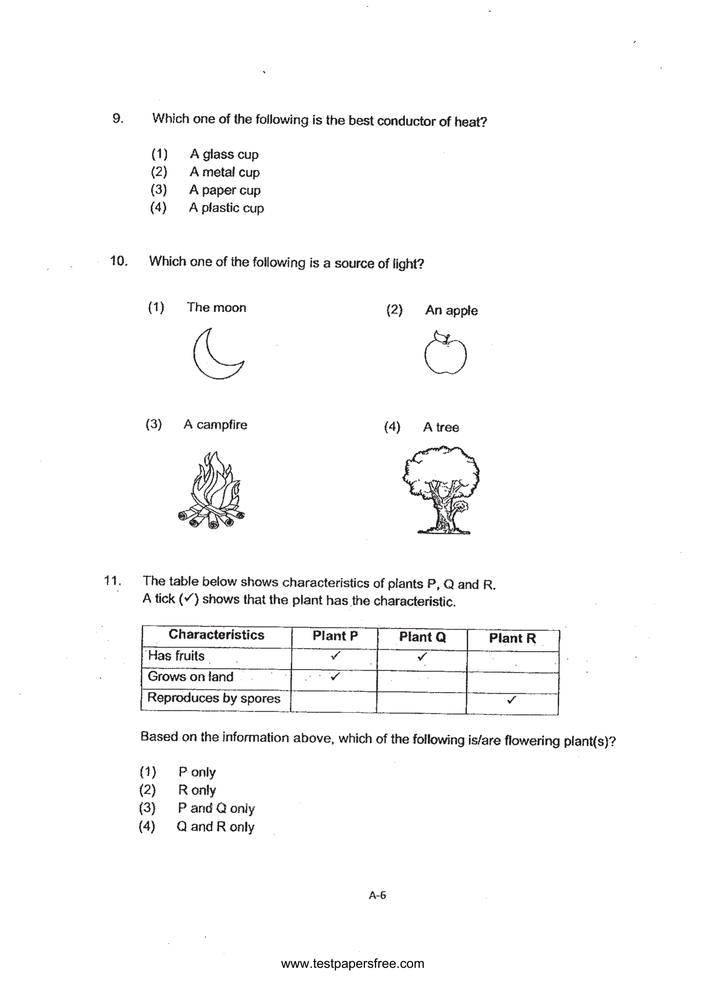
#> input picture assets/images/03b0c7acf06d43b6aedcd82815dcb075.png, 706 x 999 px, shrunk from 1654 x 2339 before the run
$ python -i image_preprocess_factory.py   (imports and definitions only)
#> lines starting #> are read from the running program, lines starting #| are printed output that depends on the picture; after the words box and inside, x2 and y2 are one past the last pixel; in counts of white or black regions, pixels touching at a corner belong together
import cv2 as cv
import numpy as np
import copy
from scipy import ndimage

# Skew Correction
CANNY_THRESHOLD_1 = 50
CANNY_THRESHOLD_2 = 200
CANNY_APERTURE_SIZE = 3
HOUGH_ANGLE_RESOLUTION = np.pi / 180
HOUGH_VOTE_THRESHOLD = 180
HOUGH_DISTANCE_RESOLUTION = 1
DEV_FROM_HRZ_IN_DEG = 10

# Denoise
MEDIAN_BLUR_APERTURE_SIZE = 5

# Zone
MINIMAL_RECT_SIZE = 10
MINIMAL_RECT_X = 10
MINIMAL_RECT_Y = 10

# Left Detect
LEFT_RECT_DIFF_THRESHOLD = 20
QUESTION_BLK_MARGIN = 5

# Grow
GROW_ITERATION = 10
X_THRESH = 50
Y_DIFF = 50

# Rectangles are in x, y, w, h
# Image crop are in y:y+h, x:x+w

# Smaller size -> separate process
def preprocess(image):
  image = cv.cvtColor(image, cv.COLOR_RGB2GRAY)
  image = binarise(image)
  image = skew_correct(image)
  image = denoise(image)
  return image

def binarise(image):
  threshold, binarized = cv.threshold(image, 0, 255, cv.THRESH_BINARY | cv.THRESH_OTSU)
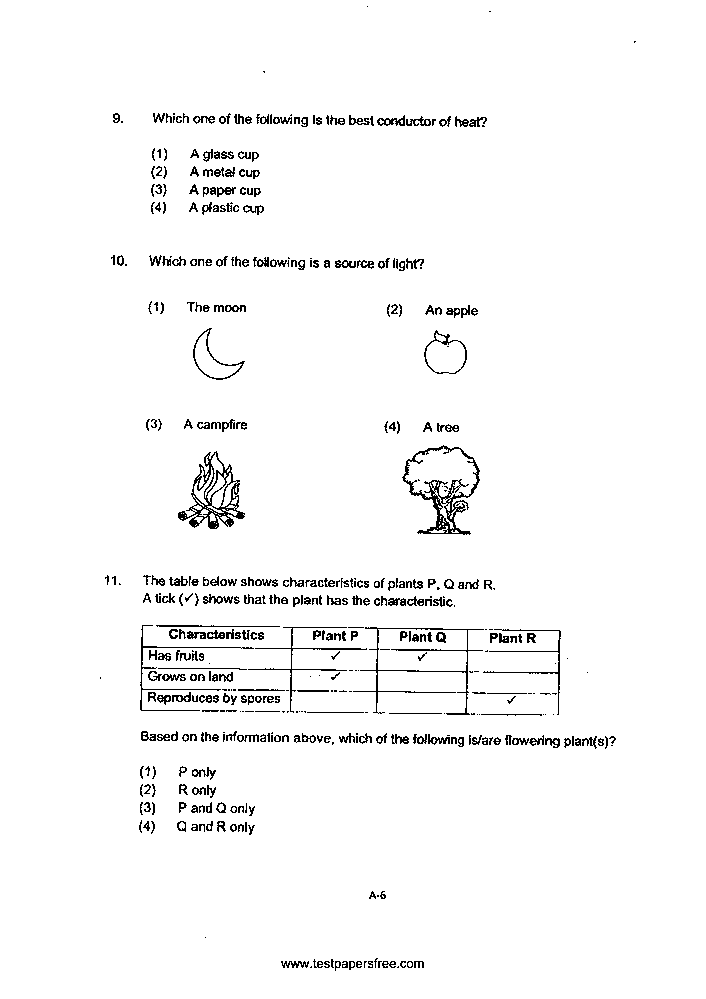
#> binarized: shape (999, 706); 97.1% white; black in thin lines or dots, all inside (x1, y1, x2, y2) = (100, 6, 636, 971)
#> threshold = 171
  return binarized

def skew_correct(image):
  cannied = cv.Canny(image, CANNY_THRESHOLD_1, CANNY_THRESHOLD_2, None, CANNY_APERTURE_SIZE)
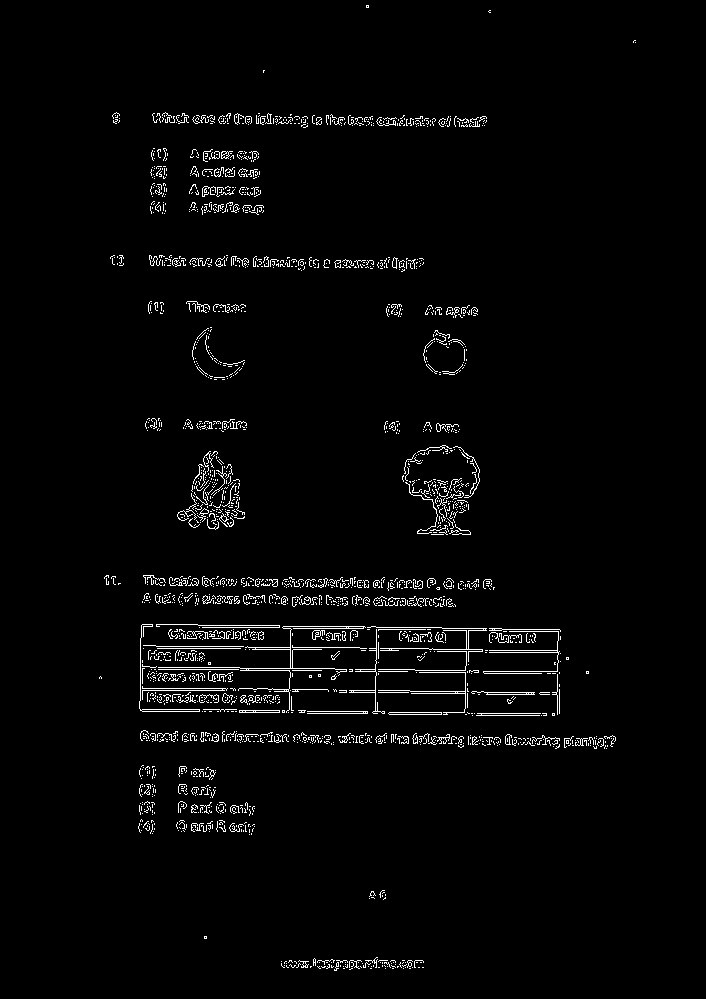
#> cannied: shape (999, 706); 2.4% white in thin lines or dots, all inside (x1, y1, x2, y2) = (99, 5, 636, 971)
  lines = cv.HoughLines(cannied, HOUGH_DISTANCE_RESOLUTION, HOUGH_ANGLE_RESOLUTION, HOUGH_VOTE_THRESHOLD)
#> lines = [[620, 1.59], [641, 1.59], [664, 1.59], [622, 1.59], [685, 1.59], [705, 1.59], [643, 1.59], [662, 1.59]]
  skew_angles = []
  if lines is not None:
    for line in lines:
        theta = line[0][1]
        dev_from_hrzntal_in_rad = np.pi / 2 - theta
        dev_from_hrzntal_in_deg = dev_from_hrzntal_in_rad / np.pi * 180
        if (abs(dev_from_hrzntal_in_deg) < DEV_FROM_HRZ_IN_DEG):
            skew_angles.append(dev_from_hrzntal_in_deg)
#> this loop made 8 passes
#> after the loop, skew_angles = [-1, -1, -1, -1, -1, -1, -1, -1]

  if len(skew_angles) != 0:
    deskew_angle = sum(skew_angles) / len(skew_angles)
#> deskew_angle = -1
    return ndimage.rotate(image, -deskew_angle)
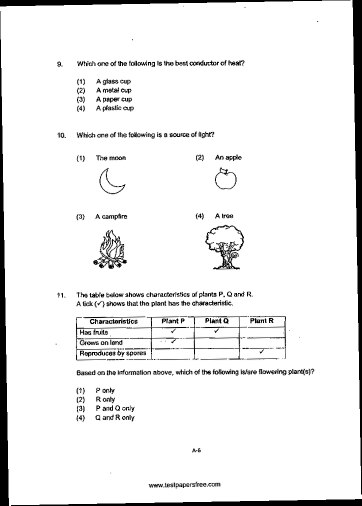
#> returned value: shape (1011, 723) (shown at 1/2 size); min 0, max 255, mean 238.2
  else:
    return image

def denoise(image):
  return cv.medianBlur(image, MEDIAN_BLUR_APERTURE_SIZE)
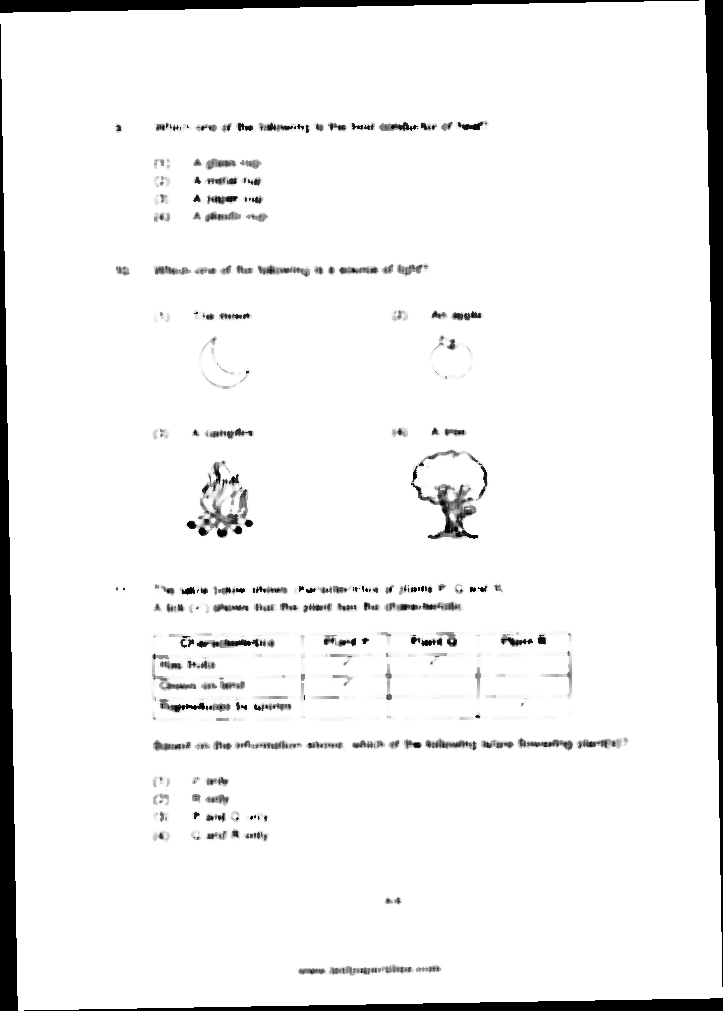
#> returned value: shape (1011, 723); min 0, max 255, mean 241.1

# [156 lines left out: functions zone, initial_zones_of, left_detect, zone_grow, remove_overlap, overlap, not called in this run]

def display(rects):
  for rect in rects:
    print(f'{rect[0]}, {rect[1]}, {rect[2]}, {rect[3]}')

def remove_corrupted(rects):
  return list(filter(lambda rect: rect[0] > MINIMAL_RECT_X and rect[1] > MINIMAL_RECT_Y and rect[2] > MINIMAL_RECT_SIZE and rect[3] > MINIMAL_RECT_SIZE, rects))

>>> import cv2
>>> picture = cv2.cvtColor(cv2.imread('../assets/images/03b0c7acf06d43b6aedcd82815dcb075.png'), cv2.COLOR_BGR2RGB)
>>> result = preprocess(picture)

$ run again, on assets/images/46065b930bbd4969ad0f30f0234ed30c.png
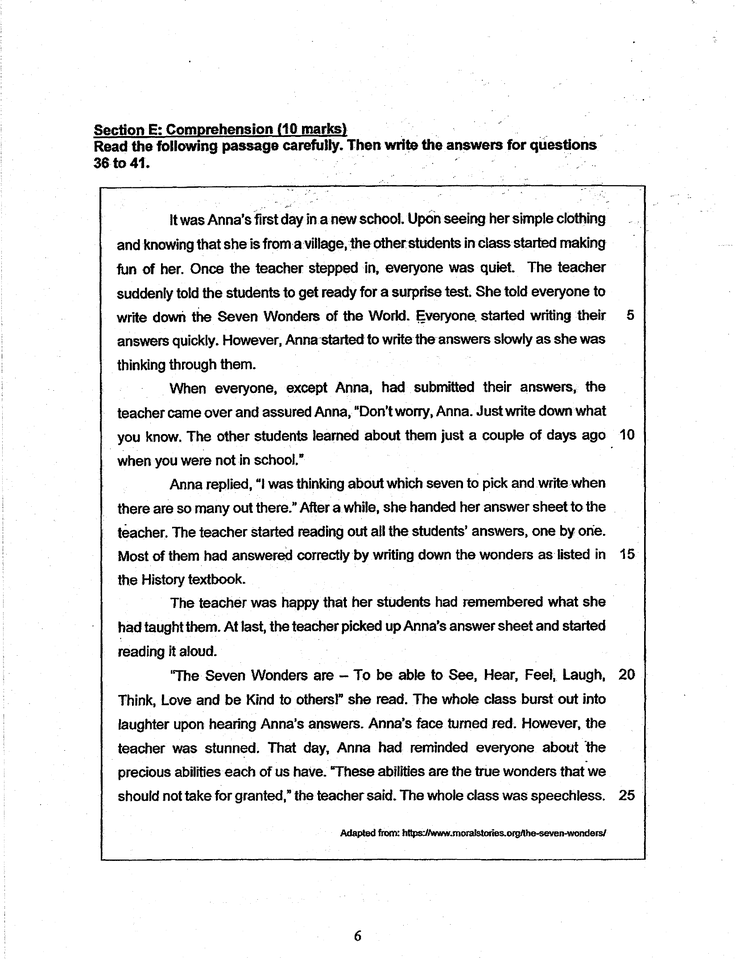
#> input picture assets/images/46065b930bbd4969ad0f30f0234ed30c.png, 736 x 959 px, shrunk from 1650 x 2150 before the run
#> picture is the input picture: shape (959, 736, 3); min 0, max 255, mean 235
#> in binarise, `threshold, binarized = cv.threshold(image, 0, 255, cv.THRESH_BINARY | ..`:
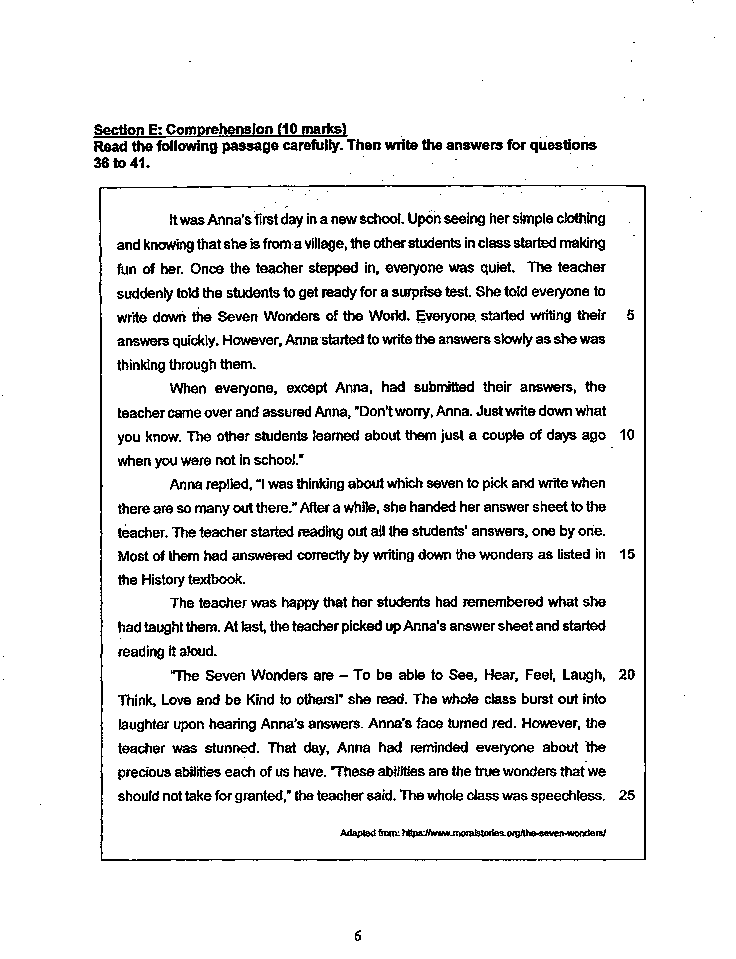
#> binarized: shape (959, 736); 91.6% white; black in thin lines or dots
#> threshold = 149
#> cannied: shape (959, 736); 5.6% white in thin lines or dots
#> lines = 21 rows, first 8: [643, 0], [858, 1.57], [860, 1.57], [99, 0], [184, 1.57], [186, 1.57], [149, 1.57], [102, 0]
#> the loop in skew_correct, `for line in lines:` made 21 passes
#> (line, theta, dev_from_hrzntal_in_rad, dev_from_hrzntal_in_deg) on passes 1 to 8: ([[643, 0]], 0, 1.57, 90), ([[858, 1.57]], 1.57, -4.37e-08, -2.5e-06), ([[860, 1.57]], 1.57, -4.37e-08, -2.5e-06), ([[99, 0]], 0, 1.57, 90), ([[184, 1.57]], 1.57, -4.37e-08, -2.5e-06), ([[186, 1.57]], 1.57, -4.37e-08, -2.5e-06), ([[149, 1.57]], 1.57, -4.37e-08, -2.5e-06), ([[102, 0]], 0, 1.57, 90)
#> after the loop in skew_correct, `for line in lines:`: skew_angles = [-2.5e-06, -2.5e-06, -2.5e-06, -2.5e-06, -2.5e-06, -2.5e-06, -2.5e-06, -2.5e-06, 1, -2.5e-06, -2.5e-06, -2.5e-06, -2.5e-06, -2.5e-06, -2.5e-06, -2.5e-06, -2.5e-06, -2.5e-06]
#> deskew_angle = 0.0556
#> in denoise, `return cv.medianBlur(image, MEDIAN_BLUR_APERTURE_SIZE)`:
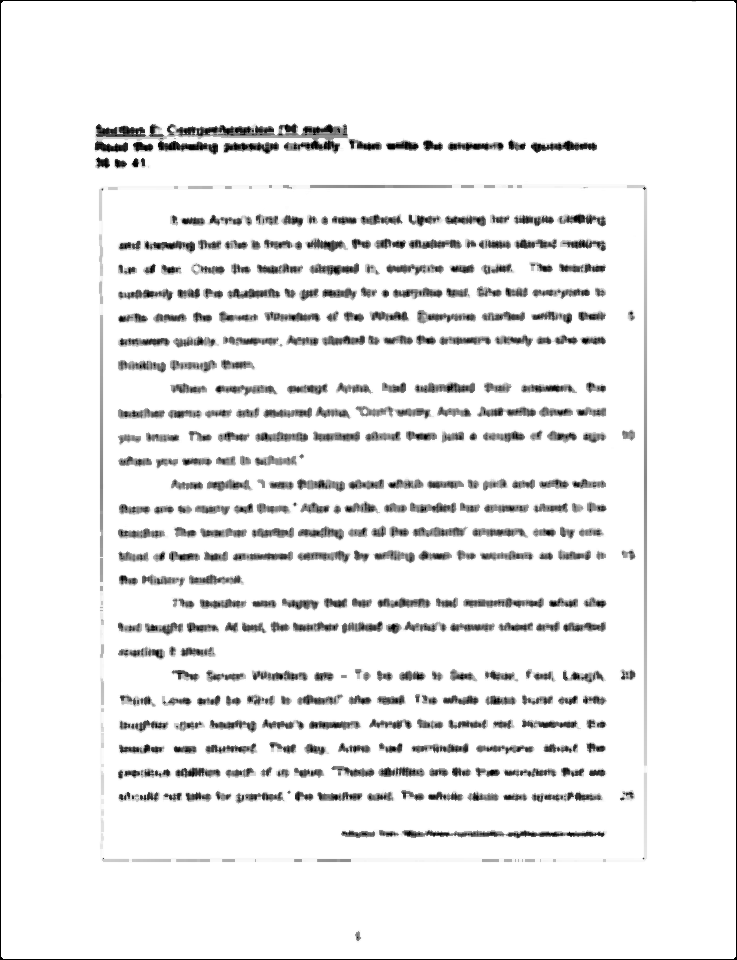
#> returned value: shape (960, 737); min 0, max 255, mean 237.7

$ run again, on assets/images/632abeed887342059b0e00d2e0ab171c.png
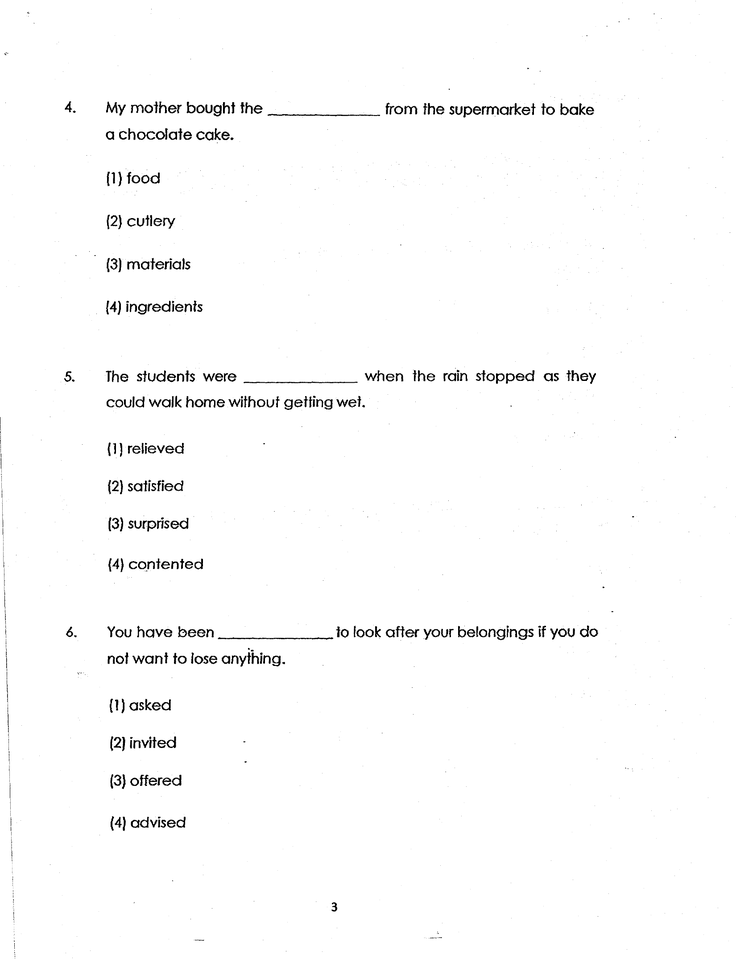
#> input picture assets/images/632abeed887342059b0e00d2e0ab171c.png, 736 x 959 px, shrunk from 1650 x 2150 before the run
#> picture is the input picture: shape (959, 736, 3); min 0, max 255, mean 251.2
#> in binarise, `threshold, binarized = cv.threshold(image, 0, 255, cv.THRESH_BINARY | ..`:
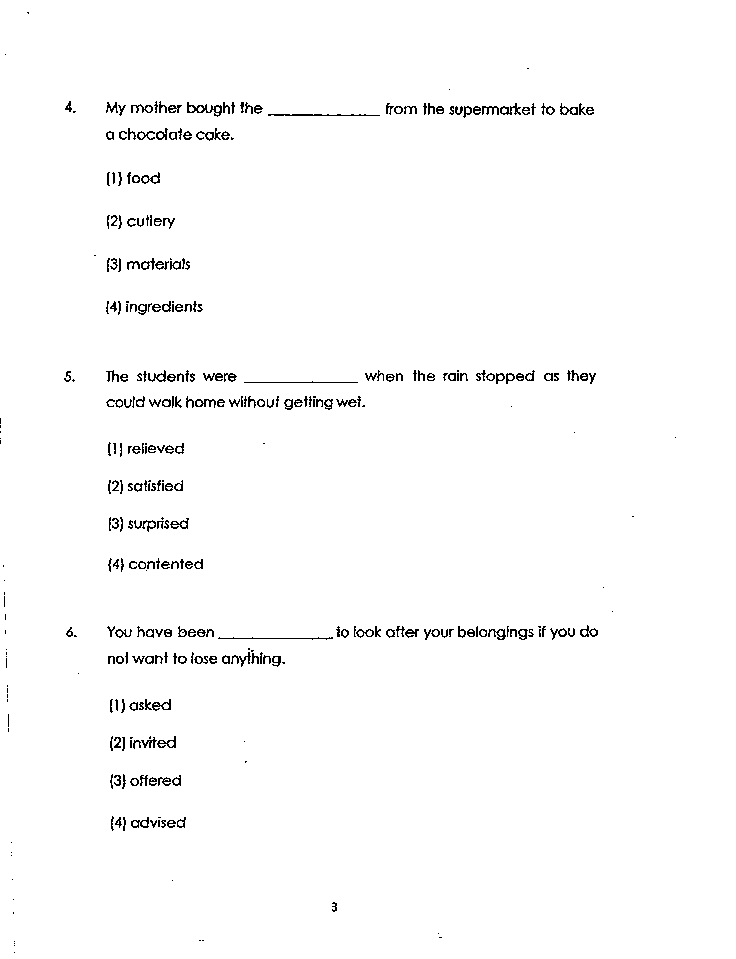
#> binarized: shape (959, 736); 98.4% white; black in thin lines or dots
#> threshold = 154
#> cannied: shape (959, 736); 1.3% white in thin lines or dots
#> lines = [[381, 1.57]]
#> the loop in skew_correct, `for line in lines:` made 1 pass
#> (line, theta, dev_from_hrzntal_in_rad, dev_from_hrzntal_in_deg) on pass 1: ([[381, 1.57]], 1.57, -4.37e-08, -2.5e-06)
#> after the loop in skew_correct, `for line in lines:`: skew_angles = [-2.5e-06]
#> deskew_angle = -2.5e-06
#> in denoise, `return cv.medianBlur(image, MEDIAN_BLUR_APERTURE_SIZE)`:
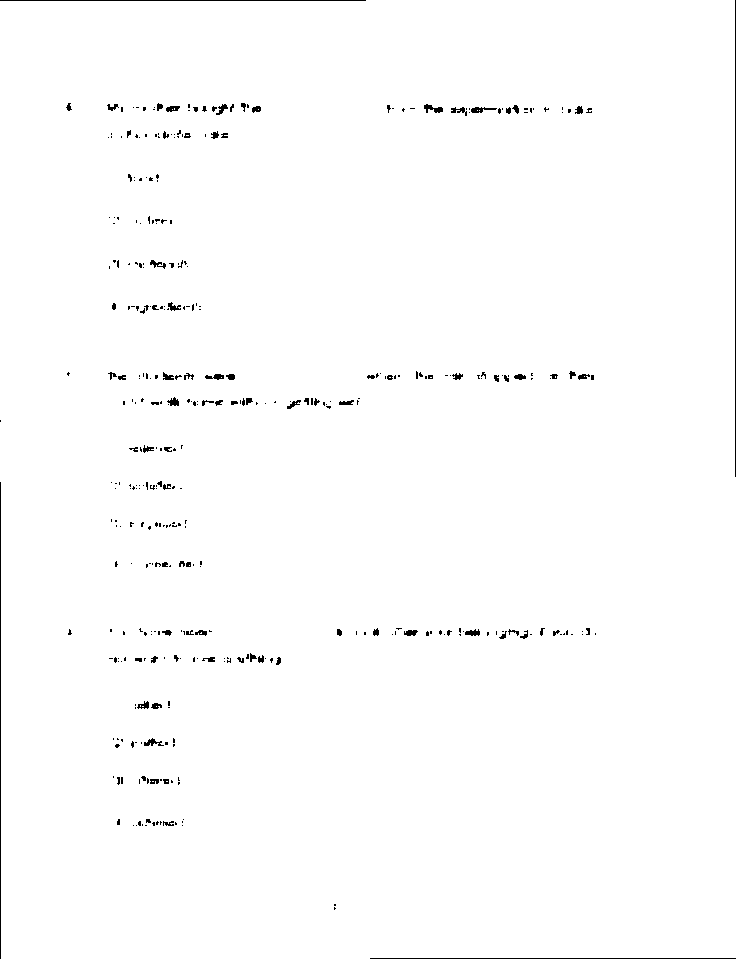
#> returned value: shape (959, 736); 99.1% white; black in thin lines or dots
